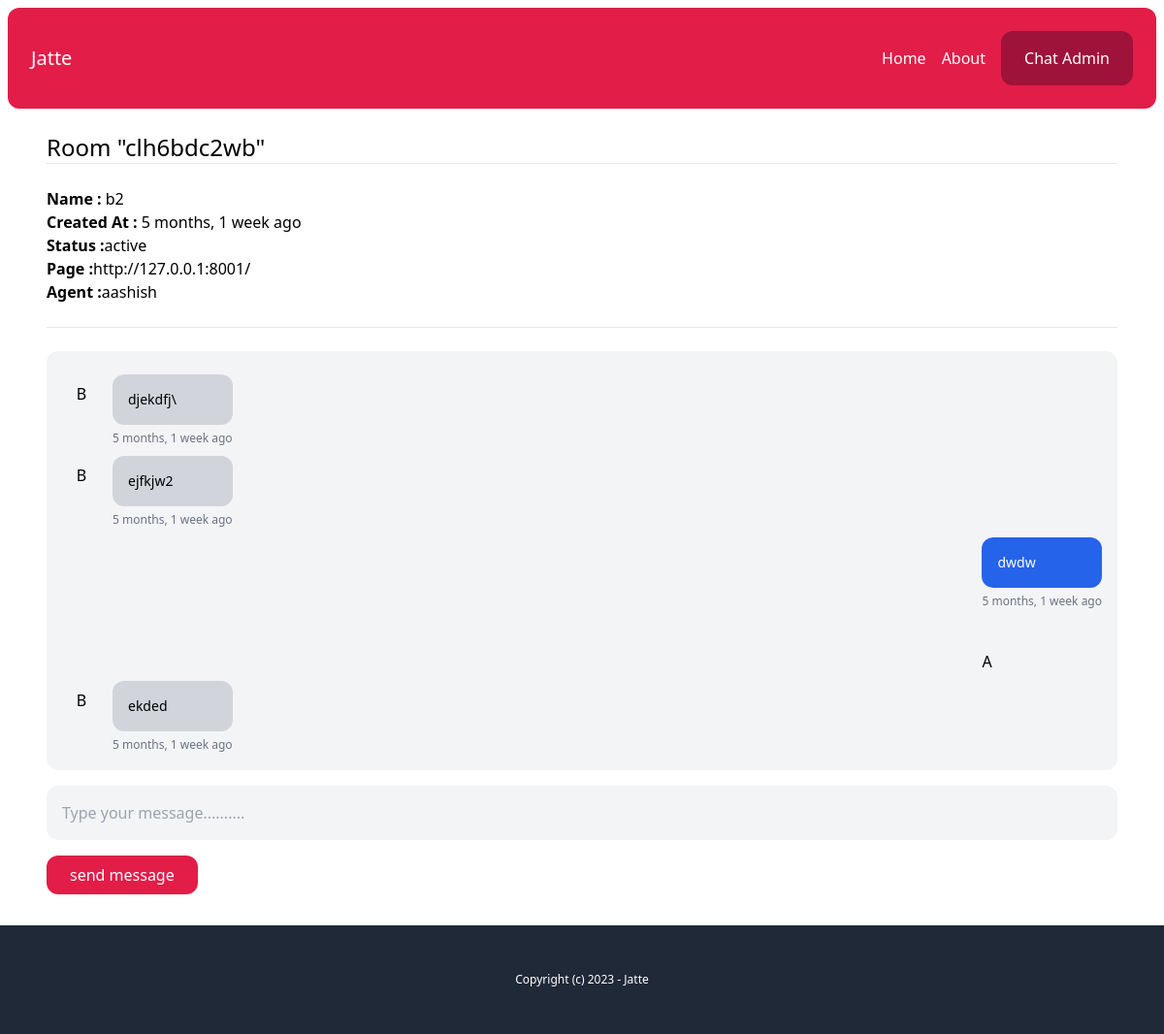
Screenshot of /chat-admin/clh6bdc2wb (signed in) with the database file from the repository.
### chat/models.py (models this page shows, shortened)
class Room(models.Model):
    WAITING = 'waiting'
    ACTIVE = 'active'
    CLOSED = 'closed'
    CHOICES_STATUS = (
        (WAITING, 'waiting'),
        (ACTIVE, 'active'),
        (CLOSED, 'closed')
    )
    uuid = models.CharField(max_length=255)
    client = models.CharField(max_length=255)
    agent = models.ForeignKey(
        User, related_name='rooms', blank=True, null=True, on_delete=models.SET_NULL)
    messages = models.ManyToManyField(Message, blank=True )
    url = models.CharField(max_length=255, blank=True, null=True)
    status=models.CharField(max_length=20 , choices=CHOICES_STATUS  , default=WAITING)
    created_at=models.DateTimeField(auto_now_add=True)
    class Meta:
        ordering = ('-created_at',)

class Message(models.Model):
    body = models.TextField()
    sent_by = models.CharField(max_length=255)
    created_at = models.DateTimeField(auto_now_add=True)
    created_by = models.ForeignKey(
        User, blank=True, null=True, on_delete=models.CASCADE)
    class Meta:
        ordering = ('created_at',)

### account/models.py (models this page shows)
class User(AbstractBaseUser, PermissionsMixin):
    AGENT = 'agent'
    MANAGER = 'manager'
    ROLES_CHOICES = (
        (AGENT, 'Agent'),
        (MANAGER, 'Manager'),
    )
    id = models.UUIDField(primary_key=True, default=uuid.uuid4, editable=False)
    email = models.EmailField(unique=True)
    name = models.CharField(max_length=255, blank=True, default='')
    role = models.CharField(max_length=20, choices=ROLES_CHOICES, default=AGENT)
    is_active = models.BooleanField(default=True)
    is_superuser = models.BooleanField(default=False)
    is_staff = models.BooleanField(default=False)
    date_joined = models.DateTimeField(default=timezone.now)
    last_login = models.DateTimeField(blank=True, null=True)
    objects = CustomUserManager()
    USERNAME_FIELD = 'email'
    EMAIL_FIELD = 'email'
    REQUIRED_FIELDS = ['name']

### chat/views.py (the view)
# urls.py: path('chat-admin/<str:uuid>' ,room , name='room' ),
@login_required
def room(request , uuid):
    room = Room.objects.get(uuid=uuid)
    if room.status == Room.WAITING:
        room.status = Room.ACTIVE
        room.agent = request.user
        room.save()
    return render (request , 'chat/room.html' , {
      'room':room
    })

### chat/templatetags/chatextras.py (called while the page is built)
@register.filter(name='initials')
def initials(value):
    initials=''
    for name in value.split(' '):
        if name and len(initials) < 3:
            initials +=name[0].upper()
    return initials

### chat/templates/chat/room.html (shortened to what this page needs)
{% extends 'core/base.html' %} {% load static chatextras %} {% block content %}
<h1 class="text-2xl">Room "{{room.uuid}}"</h1>
<hr class="mb-6" />
<p class="mb-6">
  <b>Name : </b>{{room.client}}<br />
  <b>Created At : </b>{{room.created_at|timesince}} ago<br />
  <b>Status :</b>{{room.get_status_display}}<br />
  <b>Page :</b>{{room.url}}<br />
  <b>Agent :</b>{% firstof request.user.name 'None yet....' %}<br />
</p>
<hr class="mb-6" />
<div
  id="chat_log"
  class="mb-4 p-4 bg-gray-100 rounded-xl h-{300px} overflow-scroll flex flex-col flex-grow"
>
  {% for message in room.messages.all %}
  <div
    class="flex w-full max-w-md mt-2 space-x-3 {% if message.created_by %} ml-auto justify-end{% endif %}"
  >
    {% if not message.created_by %}
    <div
      class="flex-shrink-0 h-10 w-10 rounded-full bg-gray-200 text-center pt-2"
    >
      {{message.sent_by|initials}}
    </div>
    {% endif %}
    <div>
      <div
        class="p-4 rounded-xl{% if message.created_by %} bg-blue-600 text-white{% else %} bg-gray-300 {% endif %}"
      >
        <p class="text-sm">{{ message.body}}</p>
      </div>
      <span class="text-xs text-gray-500 leading-none">
        {{ message.created_at|timesince}} ago
      </span>
      {% if message.created_by %}
      <div
        class="flex-shrink-0 h-10 w-10 rounded-full bg-gray-100 text-center pt-2"
      ></div>
      {{message.sent_by|initials}} {% endif %}
    </div>
  </div>
  {% endfor %}
</div>
{% if room.status == 'active' %}
<input
  type="text"
  name="body"
  id="chat_message_input"
  class="w-full mb-4 p-4 bg-gray-100 rounded-xl"
  placeholder="Type your message.........."
/>
<button
  id="chat_message_submit"
  class="py-2 px-6 bg-rose-600 text-white rounded-xl"
>
  send message
</button>
{% endif %}
{% endblock %}

### rows the page displays
Room: uuid "clh6bdc2wb", client "b2", created_at "5 months, 1 week", status "active", url "http://127.0.0.1:8001/"
User: name "aashish"
Message: sent_by|initials "B", body "djekdfj\\", created_at "5 months, 1 week"
Message: sent_by|initials "B", body "ejfkjw2", created_at "5 months, 1 week"
Message: body "dwdw", created_at "5 months, 1 week", sent_by|initials "A"
Message: sent_by|initials "B", body "ekded", created_at "5 months, 1 week"
